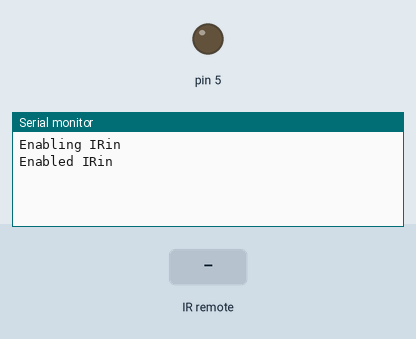
This sketch was run on a simulated Arduino Uno, built with avr-gcc and run on an emulated ATmega328P. Parts: output pins drawn as LEDs (lit = HIGH), the last lines printed to the serial monitor. The test bench sets the inputs (shaded band).

Above: at 1.2 s.
1.3 s: infrared code 0xFF30CF received
At 2.2 s:
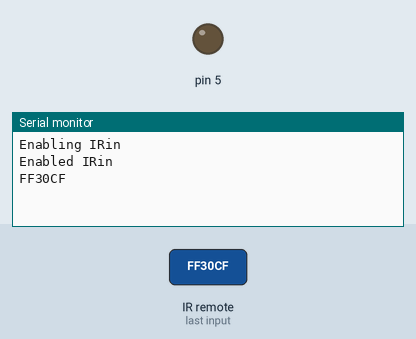
2.8 s: infrared code 0xFF18E7 received
At 3.4 s:
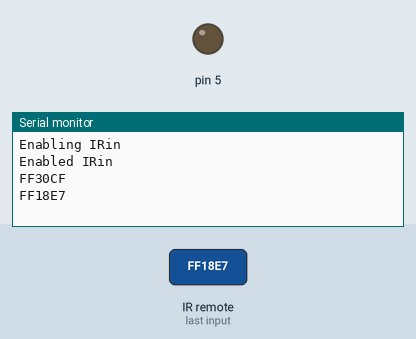

The sketch:

sketch_apr14a.ino
```cpp
#include <IRremote.h>
int RECV_PIN = 11;
IRrecv irrecv(RECV_PIN); decode_results results;
void setup()
{   Serial.begin(9600);
pinMode(5, OUTPUT);

Serial.println("Enabling IRin");
irrecv.enableIRIn();
Serial.println("Enabled IRin");  }
void loop() {
  if (irrecv.decode(&results)) {
  Serial.println(results.value, HEX);
  irrecv.resume();
}
  if (irrecv.decode(&results)) {
  Serial.println(results.value, HEX);
  irrecv.resume(); // Receive the next value
  if (results.value == 0xFF30CF) digitalWrite(5, HIGH);  //1번 LED 켜기
  if (results.value == 0xFF18E7) digitalWrite(5, LOW);  // 2번 LED 끄기
 }
delay(100); }
```

Measured:
- after the input at 1.3 s, the serial monitor: prints a new line at once (image 1)
- after the input at 2.8 s, the serial monitor: prints a new line at once (image 2)
